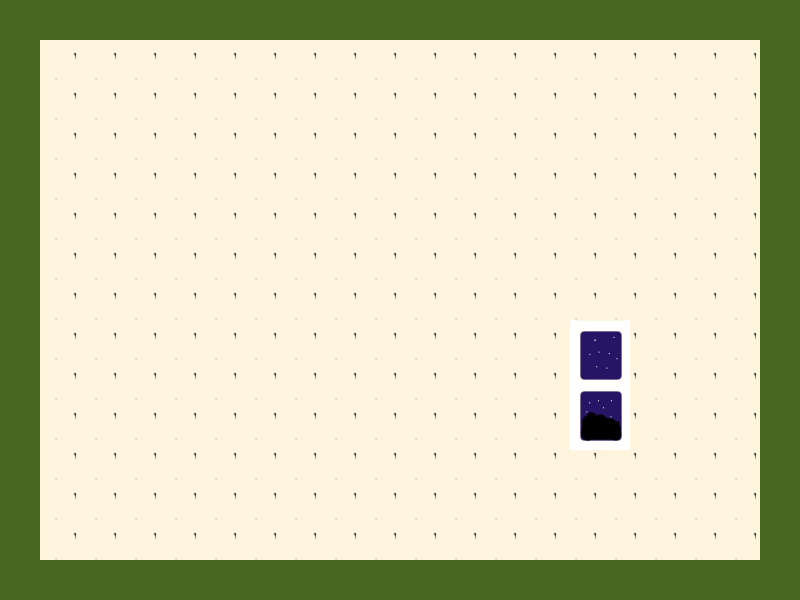

A 2D game scene composited from a Tiled map and its tileset images. What follows is a short description and the map's XML, with each tile layer's data collapsed to a summary:
An orthogonal 20x15 tile map with 40x40 px tiles, 3 tile layers (Background, Backwall, Walls).

<map version="1.0" orientation="orthogonal" renderorder="right-down" width="20" height="15" tilewidth="40" tileheight="40">
 <tileset firstgid="1" name="room_tiles" tilewidth="40" tileheight="40">
  <image source="room_tiles.png" width="400" height="300" />
 </tileset>
 <layer name="Background" width="20" height="15">
  <data>[300 cells, 300 non-empty, 1 distinct tile ids]</data>
 </layer>
 <layer name="Backwall" width="20" height="15">
  <data>[300 cells, 8 non-empty, 8 distinct tile ids]</data>
 </layer>
 <layer name="Walls" width="20" height="15">
  <data>[300 cells, 66 non-empty, 1 distinct tile ids]</data>
 </layer>
</map>